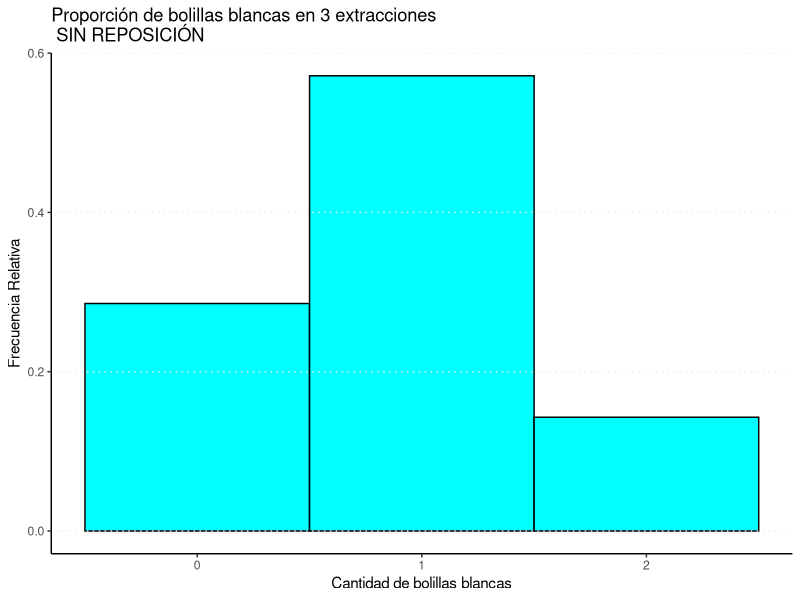
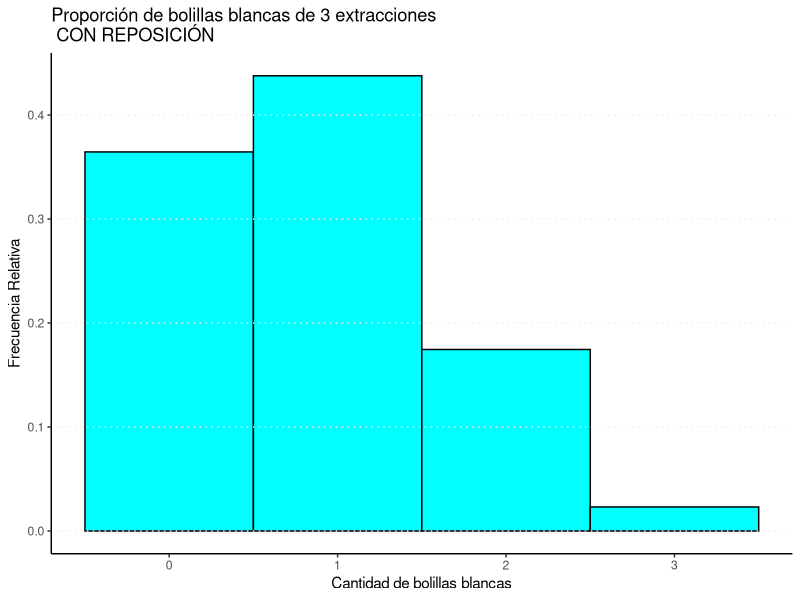

Generate these figures, in order, with R:
########################################################
## TP de Estadística ###################################
## Curso de Tamara Burdisso - FCE UBA ##################
########################################################
## Primera Parte - Ejercicio 9 #########################
########################################################


#' En este ejercicio simularemos un bolillero con 2 bolillas blancas y 5 negras
 
#' Creamos el bolillero y comprobamos que tenga la composición adecuada:
 

###### Ejecutar desde aqui #################################
library(tidyverse)
bolillero <- c(rep("blanca",2), rep("negra",5))
bolillero
###### Hasta aqui ##########################################


#' #### Ejercicio 9.a)

#' Realizar 3 extracciones **sin reposición**
#' ¿Qué resultados obtuvo?
 

###### Ejecutar desde aqui #################################
extraccion_sin_r <- sample(bolillero, 3, replace=FALSE)
extraccion_sin_r
cat("Se extrajeron" ,sum(extraccion_sin_r=="blanca"), "bolillas blancas")
cat("Se extrajeron" ,sum(extraccion_sin_r=="negra"), "bolillas negras")
###### Hasta aqui ########################################## 

 
#' ¿Cuántos resultados distintos son posibles en 3 extracciones sin reposición?
 
#' ¿Cuál es la probabilidad de cada uno de estos resultados? Haga el cálculo de
#' manera analítica. Más adelante realizaremos el cálculo mediante una simulación.

#' Repetir 1 millón de veces la extracción de 3 bolillas sin reposición y contar la 
#' cantidad de bolillas blancas (las bolillas negras van a ser 3 - cantidad de bolillas 
#' blancas)
#' Mostrar los primeros 10 resultados


###### Ejecutar desde aqui #################################
repeticiones <- 1000000
resultados_sin_r <- replicate(repeticiones, {
  extraccion_sin_r <- sample(bolillero, 3, replace=FALSE)
  cantidad_blancas <- sum(extraccion_sin_r=="blanca")
  resultados_sin_r <- cantidad_blancas})
head(resultados_sin_r,10)
###### Hasta aqui ##########################################
 

#' Mostrar los resultados unicos y sus probabilidades estimadas en base a la simulación.


###### Ejecutar desde aqui #################################
prob_estimadas_sin_r <- sapply(unique(resultados_sin_r), function(x) {
  prob <- mean(resultados_sin_r==x)
  texto <- paste(x,"blancas con probabilidad estimada de", round(prob,4))
  prob_estimadas_sin_r <- texto
  prob_estimadas_sin_r
}) 
prob_estimadas_sin_r
###### Hasta aqui ##########################################

 
#' Graficar los resultados en un histograma de frecuencias relativas


###### Ejecutar desde aqui #################################
resultados_sin_r %>% as.data.frame() %>%
  ggplot(aes(.)) +
  geom_histogram(aes(y = (..count..)/sum(..count..)), binwidth = 1, fill="cyan", color="black") +
  xlab("Cantidad de bolillas blancas") +
  theme_classic() +
  ggtitle("Proporción de bolillas blancas en 3 extracciones\n SIN REPOSICIÓN") +
  ylab("Frecuencia Relativa") +
  theme(panel.background = element_blank(),
             panel.grid.major.y = element_line(linetype = "dotted"),
             panel.ontop = TRUE)
###### Hasta aqui ########################################## 


#' Comparar los resultados obtenidos con las probabilidades calculadas analíticamente.


#' #### Ejercicio 9.b)

#' Repetir las 3 extracciones pero con **reposición**
#' ¿Qué resultados obtuvo? 


###### Ejecutar desde aqui #################################
extraccion_con_r <- sample(bolillero, 3, replace=TRUE)
extraccion_con_r
cat("Se extrajeron" ,sum(extraccion_con_r=="blanca"), "bolillas blancas")
cat("Se extrajeron" ,sum(extraccion_con_r=="negra"), "bolillas negras")
###### Hasta aqui ########################################## 


#' ¿Cuántos resultados distintos son posibles con reposición?
 
#' ¿Cuál es la probabilidad de cada uno de estos resultados? Haga el cálculo de
#' manera analítica. Más adelante realizaremos el cálculo mediante una simulación.

#' ¿Qué diferencias hay con la extracción sin reposición del ejercicio 9.a)?

#' Repetir 1 millón de veces la extracción de 3 bolillas con reposición y contar la 
#' cantidad de bolillas blancas (las bolillas negras van a ser 3 - cantidad de bolillas blancas)
#' Mostrar los primeros 10 resultados


###### Ejecutar desde aqui #################################
repeticiones <- 1000000
resultados_con_r <- replicate(repeticiones, {
  extraccion_con_r <- sample(bolillero, 3, replace=TRUE)
  cantidad_blancas <- sum(extraccion_con_r=="blanca")
  resultados_con_r <- cantidad_blancas})
head(resultados_con_r,10)
###### Hasta aqui ##########################################

 
#' Mostrar los resultados unicos y sus probabilidades estimadas mediante la simulación


###### Ejecutar desde aqui #################################
prob_estimadas_con_r <- sapply(unique(resultados_con_r), function(x) {
  prob <- mean(resultados_con_r==x)
  texto <- paste(x,"blancas con probabilidad estimada de", round(prob,4))
  prob_estimadas_con_r <- texto
  prob_estimadas_con_r
}) 
prob_estimadas_con_r
###### Hasta aqui ##########################################


#' Graficar los resultados en un histograma de frecuencias relativas


###### Ejecutar desde aqui #################################
resultados_con_r %>% as.data.frame() %>%
  ggplot(aes(.)) +
  geom_histogram(aes(y = (..count..)/sum(..count..)), binwidth = 1, fill="cyan", color="black") +
  xlab("Cantidad de bolillas blancas") +
  theme_classic() +
  ggtitle("Proporción de bolillas blancas de 3 extracciones\n CON REPOSICIÓN") +
  ylab("Frecuencia Relativa") +
  theme(panel.background = element_blank(),
        panel.grid.major.y = element_line(linetype = "dotted"),
        panel.ontop = TRUE)
###### Hasta aqui ##########################################


#' Comparar los resultados obtenidos con las probabilidades teóricas

#' #### Ejercicio 9.c)

#' En base a los resultados de los ejercicios 9.a) y 9.b), explique las diferencias entre
#'  una extracción *sin reposición* y una *con reposición*.
